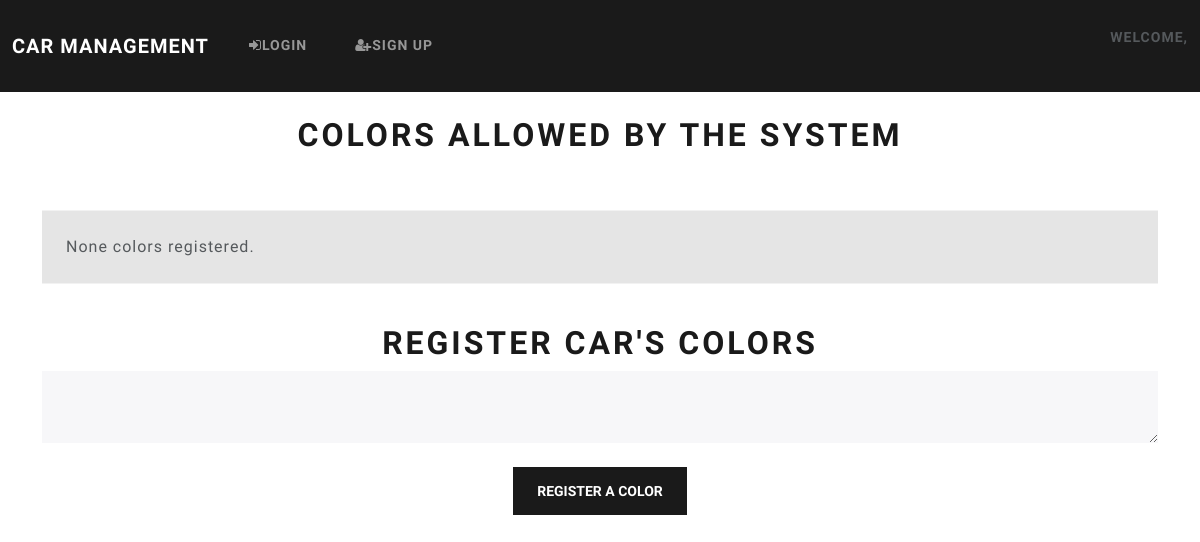
Page /car-color/ on the earlier database version.
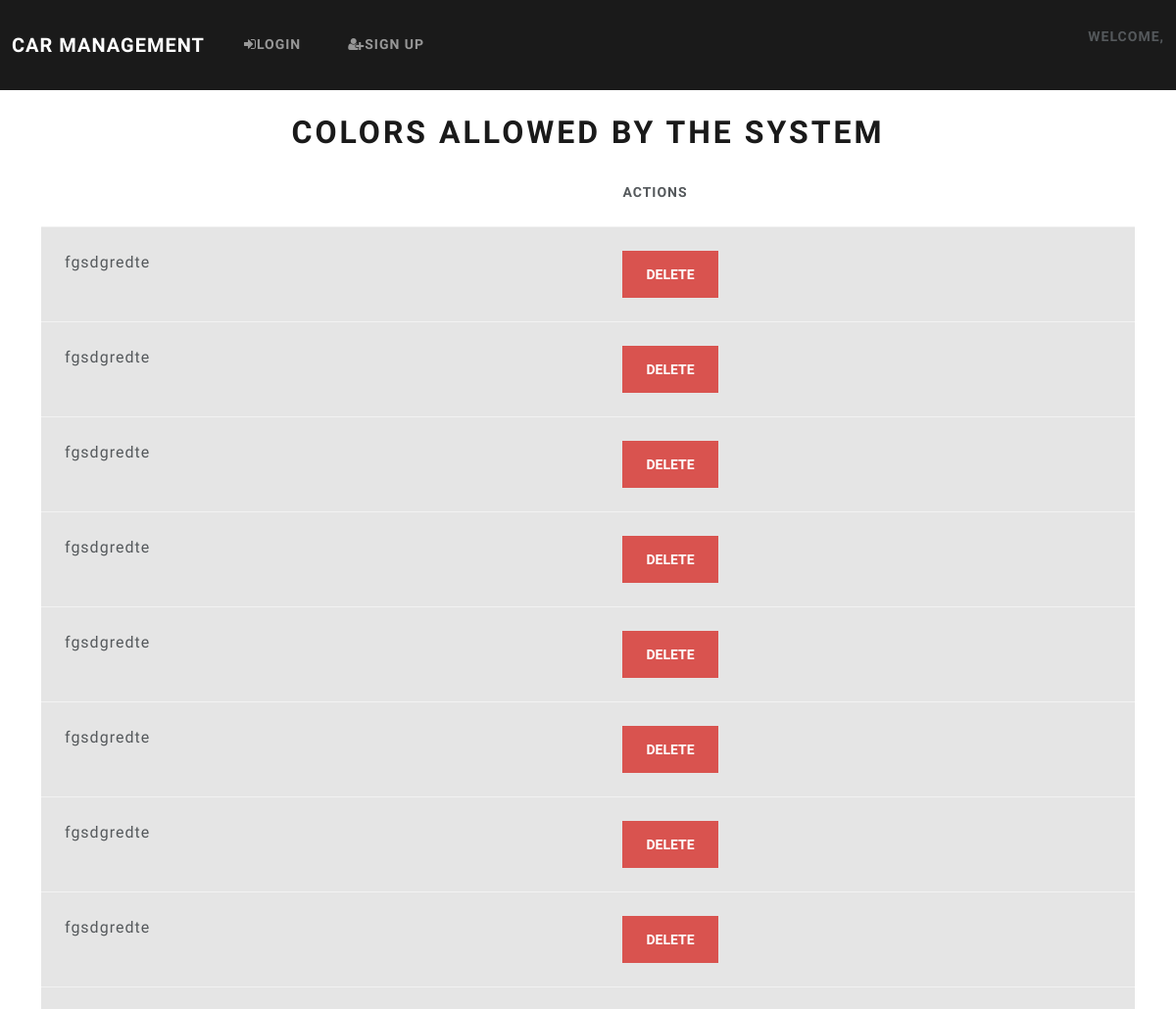
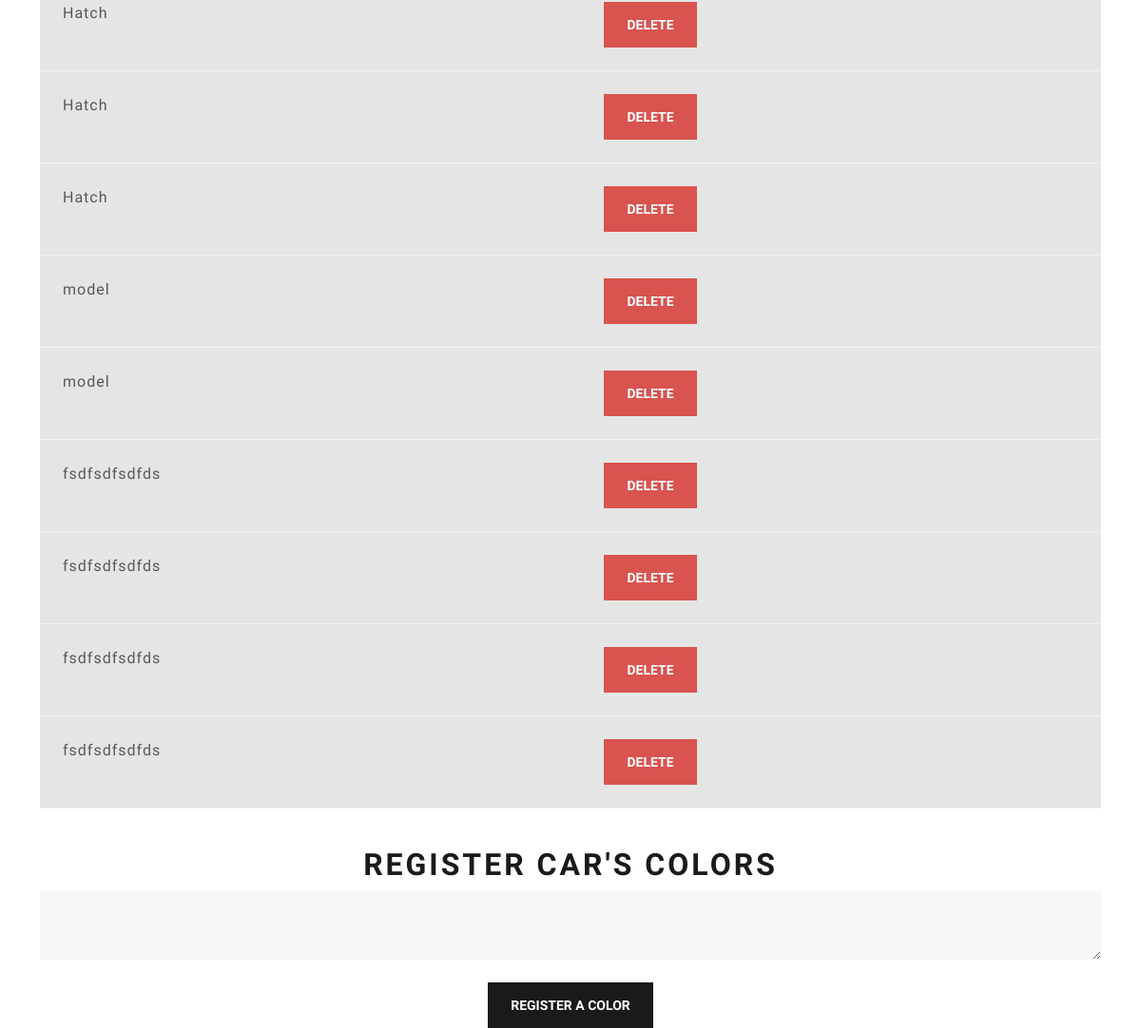
Same page on the later database version (2 pictures, top to bottom).
### website/models.py (models this page shows, shortened)
class Color(db.Model):
    id    = db.Column(db.Integer, primary_key=True)
    color = db.Column(db.String(20))

### website/cars.py (the view, shortened to what this page needs)
@login_required
@cars.route("/car-color/", methods=["GET", "POST"])
def car_color_page():
    if request.method == "GET":
        colors = Color.query.all()
        return render_template('colors.html', user=current_user, colors=colors)

### website/templates/colors.html (shortened to what this page needs)
{% extends "base.html" %}
{% block content %}
<br />
<h1 align="center">Colors allowed by the system</h1>
<table class="table table-hover">
    <thead>
        {% if colors|length == 0 %}
        <td></td>
        {% else %}
        <td></td>
        <th scope="col">Actions</th>
        {% endif %}
    </thead>
    <tbody>
        {% if colors|length == 0 %}
        <tr class="table-active">
            <td>None colors registered.</td>
        </tr>
        {% else %}
        {% for color in colors %}
        <tr class="table-active">
            <td>{{color.color}}</td>
            <td>
                <button class="btn btn-danger" type="submit" class="close" onClick="deleteColor({{ color.id }})">
                    <span aria-hidden="true">Delete</span>
                </button>
            </td>
        </tr>
        {% endfor %}
        {% endif %}
    </tbody>
  </table>
<br />
<h1 align="center">Register car's colors</h1>
<form method="POST">
    <textarea class="form-control" name="color" id="color"></textarea>
    <br />
    <div align="center">
        <button type="submit" class="btn btn-primary" onClick="console.log('oioioi');">
            Register a color
        </button>
    </div>
</form>
{% endblock content %}

### website/templates/base.html (shortened to what this page needs)
<!DOCTYPE html>
<html>
  <head>
    <link
      rel="stylesheet"
      type="text/css"
      href="{{ url_for('static', filename='css/bootstrap.min.css') }}">
    <link
      rel="stylesheet"
      href="https://stackpath.bootstrapcdn.com/font-awesome/4.7.0/css/font-awesome.min.css"
    />
  </head>
  <body>
    <nav class="navbar navbar-expand-lg navbar-dark bg-primary">
      <div class="container-fluid">
        <a class="navbar-brand" href="/">Car Management</a>
        <div class="collapse navbar-collapse" id="navbarColor01">
          <ul class="navbar-nav me-auto">
            {% if user.is_authenticated %}
            <li class="nav-item">
              <a class="nav-link active" href="/">Home
                <span class="visually-hidden">(current)</span>
              </a>
            </li>
            <li class="nav-item">
              <a class="nav-link" href="/logout">Logout</a>
            </li>
            <li class="nav-item dropdown">
              <a
              class="nav-link dropdown-toggle"
              data-bs-toggle="dropdown"
              href="#"
              role="button"
              aria-haspopup="true"
              aria-expanded="false">Administration</a>
              <div class="dropdown-menu">
                <a class="dropdown-item" href="/car-color">Car colors</a>
                <a class="dropdown-item" href="/car-model">Car models</a>
                <a class="dropdown-item" href="/adm/users/">Car owners</a>
              </div>
            </li>
            {% else %}
            <li class="nav-item">
              <a class="nav-link" href="/login"><i class="fa fa-sign-in" aria-hidden="true"></i>Login</a>
            </li>
            <li class="nav-item">
              <a class="nav-link" href="/sign-up"><i class="fa fa-user-plus" aria-hidden="true"></i>Sign up</a>
            </li>
            {% endif %}
          </ul>
          <form class="d-flex">
            <p>Welcome, {{user.first_name}}</p>
          </form>
        </div>
      </div>
    </nav>
    <div class="container">{% block content %} {% endblock %}</div>
  </body>
</html>

Differences in the rows shown:
added Color: color "fgsdgredte"
added Color: color "fgsdgredte"
added Color: color "fgsdgredte"
added Color: color "fgsdgredte"
added Color: color "fgsdgredte"
added Color: color "fgsdgredte"
added Color: color "fgsdgredte"
added Color: color "fgsdgredte"
added Color: color "Hatch"
added Color: color "Hatch"
added Color: color "Hatch"
added Color: color "model"
added Color: color "model"
added Color: color "fsdfsdfsdfds"
added Color: color "fsdfsdfsdfds"
added Color: color "fsdfsdfsdfds"
added Color: color "fsdfsdfsdfds"
Other differences:
text no longer shown: "None colors registered."
text now shown: "ACTIONS"
